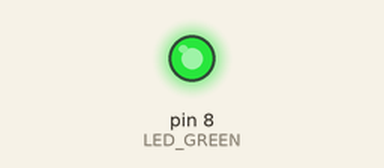
Simulated run of this program. Board: Arduino Uno, built with avr-gcc and run on an emulated ATmega328P. Parts: output pins drawn as LEDs (lit = HIGH).

Above: at 0.8 s.
At 3.6 s:
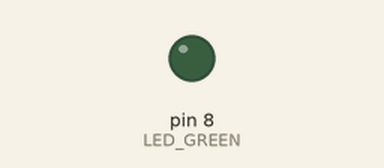
Timing chart, 0 to 4.6 s (numbered marks = the images above):
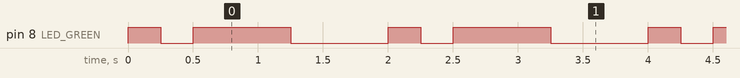

Measured:
- by itself, pin 8 (LED_GREEN): repeats every 2.0 s: LOW 0.25 s, HIGH 0.75 s, LOW 0.75 s, HIGH 0.25 s
- by itself, everything shown: repeats every 2.0 s, in 4 steps

The program:

main.cpp
```cpp
// (licence header left out)
/* Defines -----------------------------------------------------------*/
#define LED_GREEN PB0   // PB5 is AVR pin where green on-board LED
                        // is connected
#define SHORT_DELAY 250 // Delay in milliseconds
#define LONG_DELAY 750  // Delay in milliseconds EDITED
#define END_DELAY 750   // Delay in milliseconds EDITED
#ifndef F_CPU
#define F_CPU 16000000 // CPU frequency in Hz required for delay funcs
#endif

/* Includes ----------------------------------------------------------*/
#include <avr/io.h>     // AVR device-specific IO definitions
#include <util/delay.h> // Functions for busy-wait delay loops

// -----
// This part is needed to use Arduino functions but also physical pin
// names. We are using Arduino-style just to simplify the first lab.
#include "Arduino.h"
#define PB5 13 // In Arduino world, PB5 is called "13"
#define PB0 8  // In Arduino world, PB0 is called "8"
// -----

/* Function definitions ----------------------------------------------*/
/**********************************************************************
 * Function: Main function where the program execution begins
 * Purpose:  Toggle one LED and use delay library.
 * Returns:  none
 **********************************************************************/
int main(void)
{
    uint8_t led_value = LOW; // Local variable to keep LED status

    // Set pin where on-board LED is connected as output
    pinMode(LED_GREEN, OUTPUT);

    // Infinite loop
    while (1)
    {
        digitalWrite(LED_GREEN, HIGH);
        _delay_ms(SHORT_DELAY);
        digitalWrite(LED_GREEN, LOW);
        _delay_ms(SHORT_DELAY);
        digitalWrite(LED_GREEN, HIGH);
        _delay_ms(LONG_DELAY);
        digitalWrite(LED_GREEN, LOW);
        _delay_ms(END_DELAY);
    }

    // Will never reach this
    return 0;
}
```
